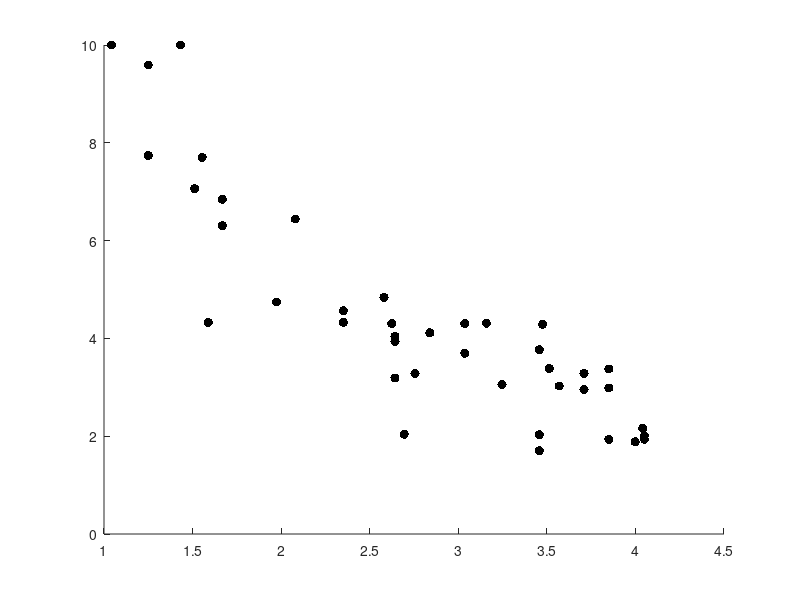

Reproduce this figure in MATLAB. (Note: this script raises an error after producing the figure.)
load Data5BC

%% Fig 5B
figure; hold on;

for k=[2,4]
    if k==2
        for s=1:length(NoisyBayesianRho{k})
            plot(mean(NoisyBayesianRho{k}{s}),NoisyBayesianBias{k}(s),'.','Color','k','MarkerSize', 20)
            meanNBrhoHA(s)=mean(NoisyBayesianRho{k}{s});
        end
        [rBias,pBias]=corr(meanNBrhoHA',NoisyBayesianBias{k}','Type','Spearman');

        if pBias<0.05 %only consider cases of accentuation
            [p,S]=polyfit(meanNBrhoHA(NoisyBayesianBias{k}>0),NoisyBayesianBias{k}(NoisyBayesianBias{k}>0),1);
            [y,delta]=polyval(p,NoisyBayesianBias{k},S);
            plot(NoisyBayesianBias{k},y,'Color','k','LineWidth',2);
        end
        
        plot([IdealObserverWeight(k) IdealObserverWeight(k)],[0 10],'LineWidth',5,'Color','k')
    elseif k==4
        for s=1:length(NoisyBayesianRho{k})
            plot(mean(NoisyBayesianRho{k}{s}),NoisyBayesianBias{k}(s),'.','Color',[0.6 0.6 0.6],'MarkerSize', 20)
            meanNBrhoEA(s)=mean(NoisyBayesianRho{k}{s});
        end
        [rBias,pBias]=corr(meanNBrhoEA',NoisyBayesianBias{k}','Type','Spearman');

        if pBias<0.05
            [p,S]=polyfit(meanNBrhoEA(NoisyBayesianBias{k}>0),NoisyBayesianBias{k}(NoisyBayesianBias{k}>0),1);
            [y,delta]=polyval(p,NoisyBayesianBias{k},S);
            plot(NoisyBayesianBias{k},y,'Color',[0.6 0.6 0.6],'LineWidth',2);
        end
       plot([IdealObserverWeight(k) IdealObserverWeight(k)],[0 10],'LineWidth',5,'Color',[0.6 0.6 0.6])

    end
end

plot([IdealObserverWeight(1) IdealObserverWeight(1)],[0 10],'LineWidth',5,'Color','r')
axis([0 8 0 10])
ylabel('Bias','Interpreter','Latex')
xlabel('Rare Ball Weight ($\rho$)','Interpreter','Latex')
set(gca,'FontSize',30)

%% Fig 5C

figure; hold on;

for k=[2,4]
    if k==2
        for s=1:length(PriorBayesianPrior{k})
            plot(mean(PriorBayesianPrior{k}{s}),PriorBayesianBias{k}(s),'.','Color','k','MarkerSize', 20)
            meanPBpriorHA(s)=mean(PriorBayesianPrior{k}{s});
        end
        [rBias,pBias]=corr(meanPBpriorHA',PriorBayesianBias{k}','Type','Spearman');

        if pBias<0.05
            [p,S]=polyfit(meanPBpriorHA,PriorBayesianBias{k},1);
            [y,delta]=polyval(p,PriorBayesianBias{k},S);
            plot(PriorBayesianBias{k},y,'Color','k','LineWidth',2);
        end
        
    elseif k==4
        for s=1:length(PriorBayesianPrior{k})
            plot(mean(PriorBayesianPrior{k}{s}),PriorBayesianBias{k}(s),'.','Color',[0.6 0.6 0.6],'MarkerSize', 20)
            meanPBpriorEA(s)=mean(PriorBayesianPrior{k}{s});
        end
        [rBias,pBias]=corr(meanPBpriorEA',PriorBayesianBias{k}','Type','Spearman');

        if pBias<0.05
            [p,S]=polyfit(meanPBpriorEA,PriorBayesianBias{k},1);
            [y,delta]=polyval(p,PriorBayesianBias{k},S);
            plot(PriorBayesianBias{k},y,'Color',[0.6 0.6 0.6],'LineWidth',2);
        end
    end
end

plot([-1 1],[0 0],'LineWidth',1,'Color','k')
plot([0 0],[-10 10],'LineWidth',1,'Color','k')
axis([-1 1 -10 10])
ylabel('Bias','Interpreter','Latex')
xlabel('Prior','Interpreter','Latex')
set(gca,'FontSize',30)